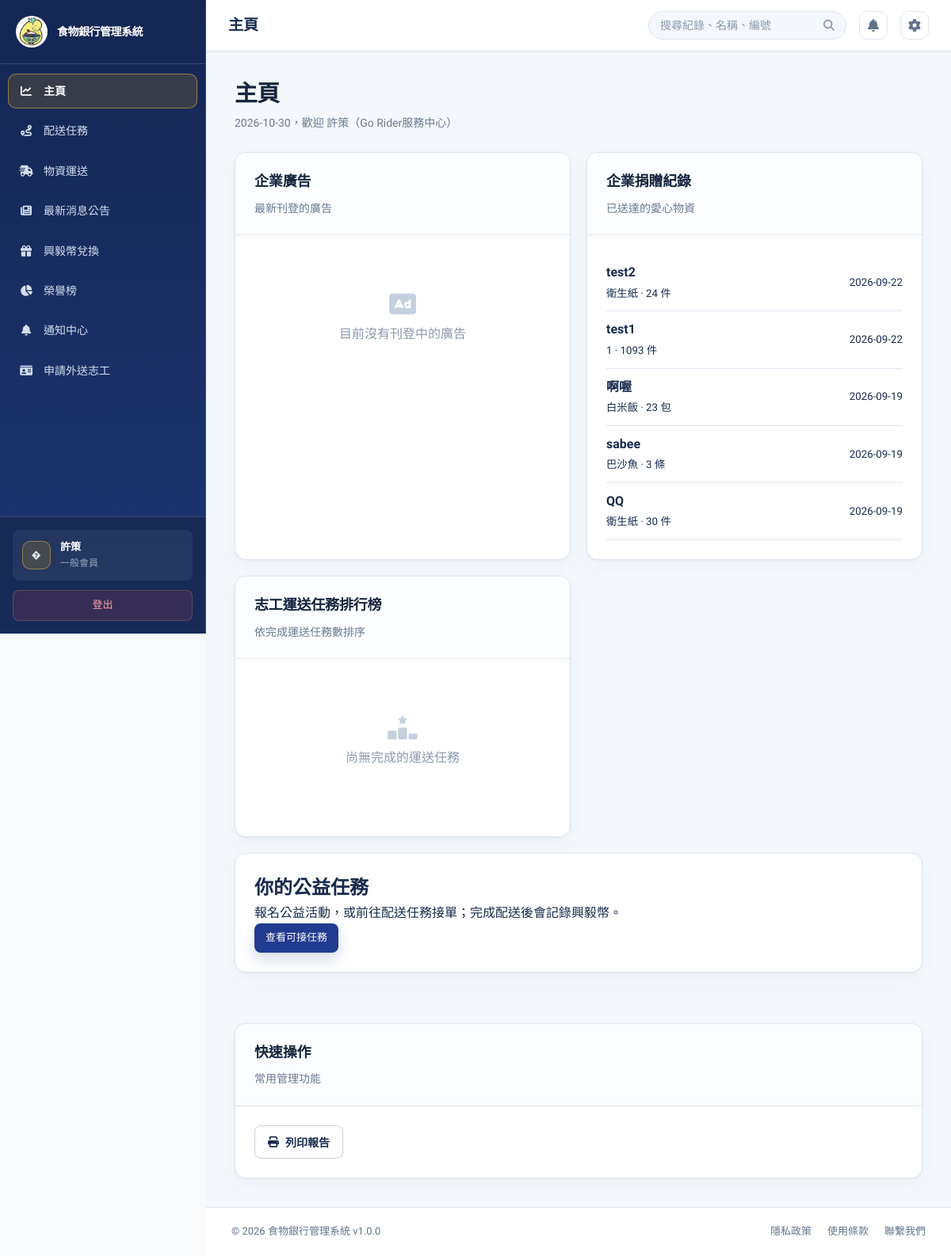
/?page=dashboard (signed in), run on the app's committed database.
### tables this page shows
CREATE TABLE `users` (
  `user_id` int(11) NOT NULL,
  `username` varchar(50) NOT NULL,
  `password` varchar(255) NOT NULL,
  `email` varchar(100) NOT NULL,
  `full_name` varchar(100) NOT NULL,
  `phone` varchar(20) DEFAULT NULL,
  `role` enum('foodbank_staff','member') NOT NULL DEFAULT 'foodbank_staff',
  `member_type` enum('general','enterprise') NOT NULL DEFAULT 'general',
  `staff_type` enum('admin','clerk') DEFAULT NULL,
  `tax_id` varchar(8) DEFAULT NULL,
  `referral_source` varchar(50) DEFAULT NULL,
  `blacklisted_at` datetime DEFAULT NULL,
  `blacklist_reason` varchar(255) DEFAULT NULL,
  `department` varchar(50) DEFAULT NULL,
  `status` enum('active','inactive','suspended') DEFAULT 'active',
  `created_at` timestamp NULL DEFAULT current_timestamp(),
  `updated_at` timestamp NULL DEFAULT current_timestamp() ON UPDATE current_timestamp(),
  `created_by` int(11) DEFAULT NULL,
  `phone_verified` tinyint(1) NOT NULL DEFAULT 0,
  `is_enterprise_verified` tinyint(1) DEFAULT 0,
  `enterprise_name` varchar(150) DEFAULT NULL,
  `enterprise_verified_at` datetime DEFAULT NULL
);

CREATE TABLE `donations` (
  `donation_id` int(11) NOT NULL,
  `order_number` varchar(30) DEFAULT NULL,
  `donor_id` int(11) DEFAULT NULL,
  `donor_name` varchar(100) NOT NULL,
  `donation_type` enum('food','supplies','money','other') NOT NULL,
  `quantity` decimal(10,2) DEFAULT NULL,
  `unit` varchar(20) DEFAULT NULL,
  `donation_date` datetime NOT NULL,
  `received_by` int(11) DEFAULT NULL,
  `status` enum('received','pending','assessed','approved','rejected','published','archived') DEFAULT 'pending',
  `evaluation_status` enum('pending','approved_volunteer','approved_self_delivery','published','rejected') DEFAULT 'pending',
  `delivery_method` enum('volunteer_assist','self_delivery') DEFAULT 'volunteer_assist',
  `approval_notes` text DEFAULT NULL,
  `approved_at` datetime DEFAULT NULL,
  `approved_by` int(11) DEFAULT NULL,
  `rejection_reason` text DEFAULT NULL,
  `rejected_at` datetime DEFAULT NULL,
  `published_at` datetime DEFAULT NULL,
  `current_status` enum('waiting_pickup','volunteer_received','in_transit','at_foodbank','inspection_complete') DEFAULT 'waiting_pickup',
  `status_updated_at` datetime DEFAULT NULL,
  `split_count` int(11) DEFAULT 1,
  `notes` text DEFAULT NULL,
  `created_at` timestamp NULL DEFAULT current_timestamp(),
  `updated_at` timestamp NULL DEFAULT current_timestamp() ON UPDATE current_timestamp(),
  `item_name` varchar(100) DEFAULT NULL,
  `weight_kg` decimal(10,2) DEFAULT NULL,
  `size_description` varchar(100) DEFAULT NULL,
  `expiry_date` date DEFAULT NULL,
  `pickup_deadline` datetime DEFAULT NULL,
  `delivery_option` enum('food_bank_pickup','volunteer_delivery') NOT NULL DEFAULT 'volunteer_delivery',
  `vehicle_type` enum('car','motorcycle','none') DEFAULT 'none',
  `photo_path` varchar(255) DEFAULT NULL,
  `evaluation_notes` text DEFAULT NULL,
  `need_inspection` tinyint(1) DEFAULT 1,
  `inspection_notes` text DEFAULT NULL,
  `donor_address` varchar(255) DEFAULT NULL,
  `reward_options` text DEFAULT NULL,
  `delivery_date` date DEFAULT NULL,
  `delivery_time` time DEFAULT NULL,
  `delivery_address` varchar(255) DEFAULT NULL,
  `estimated_distance_km` decimal(8,2) DEFAULT NULL,
  `estimated_duration_minutes` smallint(5) UNSIGNED DEFAULT NULL,
  `beneficiary_id` int(11) DEFAULT NULL,
  `dispatch_contact_name` varchar(100) DEFAULT NULL,
  `dispatch_contact_phone` varchar(30) DEFAULT NULL,
  `dispatch_vehicle_info` varchar(150) DEFAULT NULL
);

### src/views/dashboard.php (the view, shortened to what the rows shown need)
<?php
$dashboardRole = $currentUser['role'] ?? 'foodbank_staff';
$dashboardMemberType = $currentUser['member_type'] ?? null;
$isEnterpriseMember = $dashboardRole === 'member' && $dashboardMemberType === 'enterprise';
$dashboardRoleLabels = [
    'foodbank_staff' => ($currentUser['staff_type'] ?? null) === 'clerk' ? '食物銀行行政人員' : '管理介面',
    'member' => $isEnterpriseMember ? '企業公益行動中心' : 'Go Rider服務中心',
];
require_once BASE_PATH . '/src/models/AdvertisementModel.php';
require_once BASE_PATH . '/src/models/ActivityModel.php';
$homeAds = array_slice((new AdvertisementModel())->getActiveAds(3), 0, 3);
$homeDonationRecords = [];
$homeDonationResult = $connection->query(
    "SELECT n.donor_name, COALESCE(n.item_name, '物資') AS item_name, n.quantity, n.unit, n.donation_date
     FROM donations n
     WHERE n.status <> 'rejected'
       AND EXISTS (SELECT 1 FROM deliveries d WHERE d.donation_id = n.donation_id AND d.status = 'delivered')
     ORDER BY n.donation_date DESC
     LIMIT 8"
);
while ($homeDonationResult && ($homeDonationRow = $homeDonationResult->fetch_assoc())) {
    $homeDonationRecords[] = $homeDonationRow;
}
$riderLeaderboard = [];
?>
<div class="view-header">
    <div>
        <h1 class="view-title">主頁</h1>
        <p class="view-subtitle"><?php echo date('Y-m-d'); ?>，歡迎 <?php echo htmlspecialchars($currentUser['full_name'] ?? '使用者'); ?>（<?php echo htmlspecialchars($dashboardRoleLabels[$dashboardRole] ?? '管理介面'); ?>）</p>
    </div>
</div>
<div class="home-columns">
    <div class="card">
        <div class="card-header"><h2>企業廣告</h2><p>最新刊登的廣告</p></div>
        <div class="card-body">
            <?php if ($homeAds): ?>
                <?php foreach ($homeAds as $homeAd): ?>
                    <div class="mb-20">
                        <strong><?php echo htmlspecialchars($homeAd['title']); ?></strong>
                        <p><?php echo htmlspecialchars(mb_strimwidth($homeAd['content'], 0, 80, '…')); ?></p>
                        <small><?php echo htmlspecialchars($homeAd['advertiser_name'] ?? ''); ?></small>
                    </div>
                <?php endforeach; ?>
                <a href="?page=news#ads" class="btn btn-secondary btn-sm">更多廣告</a>
            <?php else: ?>
                <div class="empty-state"><i class="fas fa-rectangle-ad"></i><p>目前沒有刊登中的廣告</p></div>
            <?php endif; ?>
        </div>
    </div>
    <div class="card">
        <div class="card-header"><h2>企業捐贈紀錄</h2><p>已送達的愛心物資</p></div>
        <div class="card-body">
            <?php if ($homeDonationRecords): ?>
                <ul class="leaderboard-list">
                    <?php foreach ($homeDonationRecords as $record): ?>
                        <li>
                            <span class="leaderboard-name"><strong><?php echo htmlspecialchars($record['donor_name']); ?></strong><br><small><?php echo htmlspecialchars($record['item_name']); ?> · <?php echo htmlspecialchars(rtrim(rtrim(number_format((float) $record['quantity'], 2, '.', ''), '0'), '.')); ?> <?php echo htmlspecialchars($record['unit']); ?></small></span>
                            <small><?php echo htmlspecialchars(substr((string) $record['donation_date'], 0, 10)); ?></small>
                        </li>
                    <?php endforeach; ?>
                </ul>
            <?php else: ?>
                <div class="empty-state"><i class="fas fa-box-open"></i><p>目前沒有已送達的捐贈紀錄</p></div>
            <?php endif; ?>
        </div>
    </div>
    <div class="card">
        <div class="card-header"><h2>志工運送任務排行榜</h2><p>依完成運送任務數排序</p></div>
        <div class="card-body">
            <?php if ($riderLeaderboard): ?>
                <ol class="leaderboard-list">
                    <?php foreach ($riderLeaderboard as $index => $rider): ?>
                        <li>
                            <span class="leaderboard-rank"><?php echo $index + 1; ?></span>
                            <span class="leaderboard-name"><?php echo htmlspecialchars($rider['full_name']); ?></span>
                            <strong><?php echo (int) $rider['delivery_count']; ?> 趟</strong>
                        </li>
                    <?php endforeach; ?>
                </ol>
            <?php else: ?>
                <div class="empty-state"><i class="fas fa-ranking-star"></i><p>尚無完成的運送任務</p></div>
            <?php endif; ?>
        </div>
    </div>
</div>
<div class="card role-intro mb-20">
    <div class="card-body">
        <?php if ($dashboardRole === 'member' && !$isEnterpriseMember): ?>
            <?php if ($authService->can('rider.accept_task')): ?>
                <h2>你的公益任務</h2><p>報名公益活動，或前往配送任務接單；完成配送後會記錄興毅幣。</p>
                <a href="?page=deliveries" class="btn btn-primary btn-sm">查看可接任務</a>
            <?php else: ?>
                <h2>你的公益任務</h2><p>瀏覽並參加公益活動；想協助運送物資，可以申請成為外送志工。</p>
                <a href="?page=news" class="btn btn-primary btn-sm">查看最新消息</a>
                <a href="?page=rider_application" class="btn btn-secondary btn-sm">申請外送志工</a>
            <?php endif; ?>
        <?php elseif ($dashboardRole === 'foodbank_staff' && ($currentUser['staff_type'] ?? null) === 'clerk'): ?>
            <h2>配送與清點</h2><p>確認志工已抵達並清點、檢查現場物資，再於系統確認查收。</p>
            <a href="?page=deliveries" class="btn btn-primary btn-sm">配送任務</a>
            <a href="?page=inventory" class="btn btn-secondary btn-sm">物資盤點</a>
        <?php elseif ($dashboardRole === 'foodbank_staff'): ?>
            <h2>管理介面</h2><p>處理物資審查、配送與公益活動，確保物資完成媒合。</p>
            <a href="?page=rewards" class="btn btn-secondary btn-sm">管理興毅幣兌換</a>
        <?php elseif ($isEnterpriseMember): ?>
            <h2>企業惜食行動</h2><p>報名公益活動，也可將企業剩餘食物或物資捐贈給食物銀行。</p>
            <a href="?page=donation_materials" class="btn btn-primary btn-sm">上架剩食物資</a>
        <?php else: ?>
            <h2>忠信食物銀行管理</h2><p>管理平台模組、帳號權限、稽核紀錄與整體公益服務成效。</p>
            <a href="?page=settings" class="btn btn-primary btn-sm">前往系統設置</a>
        <?php endif; ?>
    </div>
</div>
<div class="card mt-32">
    <div class="card-header">
        <h2>快速操作</h2>
        <p>常用管理功能</p>
    </div>
    <div class="card-body">
        <div class="grid-4">
            <button class="btn btn-secondary" onclick="printTable()"><i class="fas fa-print"></i> 列印報告</button>
        </div>
    </div>
</div>

### public/index.php (shortened to what the rows shown need)
<?php
require_once BASE_PATH . '/config/database.php';
$connection = $db->getConnection();
$demoPasswordHashes = [
    'manager' => '866485796cfa8d7c0cf7111640205b83076433547577511d81f8030ae99ecea5',
    'staff' => '10176e7b7b24d317acfcf8d2064cfd2f24e154f7b5a96603077d5ef813d6a6b6',
];
foreach ($demoPasswordHashes as $demoUsername => $demoPasswordHash) {
    $demoUsernameEscaped = $connection->real_escape_string($demoUsername);
    $connection->query(
        "UPDATE users SET password = '{$demoPasswordHash}' WHERE username = '{$demoUsernameEscaped}' AND CHAR_LENGTH(password) <> 60 AND CHAR_LENGTH(password) <> 64"
    );
}
$connection->query(
    "UPDATE users SET full_name = CASE username
        WHEN 'official' THEN '食物銀行官方人員'
        WHEN 'manager' THEN '忠信食物銀行'
        WHEN 'staff' THEN '食物銀行官方人員'
        WHEN 'volunteer' THEN '忠信GO RIDER'
        WHEN 'donor' THEN '捐贈剩食店家'
        ELSE full_name
    END
    WHERE username IN ('official', 'manager', 'staff', 'volunteer', 'donor')
      AND (full_name LIKE '%?%' OR full_name = '')"
);
if (!empty($_SESSION['user']['username'])) {
    $sessionUsername = $connection->real_escape_string($_SESSION['user']['username']);
    $sessionUserResult = $connection->query("SELECT user_id, username, full_name, role, member_type, staff_type, enterprise_name, status, email, phone, phone_verified FROM users WHERE username = '{$sessionUsername}' LIMIT 1");
}
$currentUser = $_SESSION['user'];
require_once BASE_PATH . '/src/services/AuthService.php';
$authService = AuthService::forCurrentUser($currentUser);
require_once BASE_PATH . '/src/models/NotificationModel.php';
$notificationModel = new NotificationModel();
$latestNotificationId = $notificationModel->getLatestIdForUser((int) $currentUser['user_id']);
$role = $currentUser['role'];
$memberType = $currentUser['member_type'] ?? null;
$roleLabels = [
    'foodbank_staff' => ($currentUser['staff_type'] ?? null) === 'clerk' ? '食物銀行行政人員' : '忠信食物銀行',
    'member' => $memberType === 'enterprise' ? '企業會員' : ($memberType === 'general' ? '一般會員' : '會員'),
];
$page = isset($_GET['page']) ? trim($_GET['page']) : 'dashboard';
$page = basename($page);
$menu_items = [
    'dashboard' => ['label' => '主頁', 'icon' => 'fa-solid fa-chart-line'],
    'order_tracking' => ['label' => '訂單追蹤', 'icon' => 'fa-solid fa-list-check'],
    'deliveries' => ['label' => '配送任務', 'icon' => 'fa-solid fa-route'],
    'material_transport' => ['label' => '物資運送', 'icon' => 'fa-solid fa-truck-fast'],
    'news' => ['label' => '最新消息公告', 'icon' => 'fa-solid fa-newspaper'],
    'inventory' => ['label' => '物資盤點', 'icon' => 'fa-solid fa-boxes-stacked'],
    'item_categories' => ['label' => '物資分類', 'icon' => 'fa-solid fa-layer-group'],
    'rewards' => ['label' => '興毅幣兌換', 'icon' => 'fa-solid fa-gift'],
    'carbon_report' => ['label' => '永續報告', 'icon' => 'fa-solid fa-leaf'],
    'reports' => ['label' => '數據分析', 'icon' => 'fa-solid fa-chart-pie'],
    'notifications' => ['label' => '通知中心', 'icon' => 'fa-solid fa-bell'],
    'donation_materials' => ['label' => '物資捐贈', 'icon' => 'fa-solid fa-box-open'],
    'donation_materials_review' => ['label' => '物資捐贈審查', 'icon' => 'fa-solid fa-clipboard-check'],
    'settings' => ['label' => '設置', 'icon' => 'fa-solid fa-gear'],
    'users' => ['label' => '帳號審核', 'icon' => 'fa-solid fa-user-check'],
    'volunteer_management' => ['label' => '一般會員管理', 'icon' => 'fa-solid fa-people-group'],
    'rider_application' => ['label' => '申請外送志工', 'icon' => 'fa-solid fa-id-card'],
    'rider_review' => ['label' => '外送志工審核', 'icon' => 'fa-solid fa-user-shield'],
];
$routablePages = array_merge(array_keys($menu_items), ['certificate', 'activity_certificate']);
$allowedPages = array_values(array_filter($routablePages, function ($slug) use ($authService) {
    return $authService->can('page.' . $slug);
}));
?>
<!DOCTYPE html>
<html lang="zh-TW">
<head>
    <link href="https://cdnjs.cloudflare.com/ajax/libs/font-awesome/6.4.0/css/all.min.css" rel="stylesheet">
    <link rel="stylesheet" href="assets/css/style.css?v=<?php echo filemtime(__DIR__ . '/assets/css/style.css'); ?>">
</head>
<body data-notification-poll-url="?action=notifications_poll" data-notification-last-id="<?php echo (int) $latestNotificationId; ?>">
    <div class="app-wrapper">
        <aside class="sidebar">
            <nav class="sidebar-nav">
                <?php foreach ($menu_items as $key => $item):
                    if (!in_array($key, $allowedPages, true)) {
                        continue;
                    }
                    $is_active = ($page === $key) ? 'active' : '';
                    $icon = $item['icon'];
                    $label = ($key === 'reports' && $role === 'member') ? '榮譽榜' : $item['label'];
                    ?>
                    <a href="?page=<?php echo $key; ?>" class="nav-item <?php echo $is_active; ?>" title="<?php echo $label; ?>">
                        <span class="nav-icon"><i class="<?php echo $icon; ?>"></i></span>
                        <span class="nav-label"><?php echo $label; ?></span>
                    </a>
                <?php endforeach; ?>
            </nav>
            <div class="sidebar-footer">
                <div class="user-profile">
                    <div class="avatar"><?php echo htmlspecialchars(strtoupper(substr($currentUser['full_name'], 0, 2))); ?></div>
                    <div class="user-info">
                        <div class="user-name"><?php echo htmlspecialchars($currentUser['full_name']); ?></div>
                        <div class="user-role"><?php echo htmlspecialchars($roleLabels[$role] ?? $role); ?></div>
                    </div>
                </div>
            </div>
        </aside>
        <div class="main-container">
            <main class="page-content">
                <div class="content-shell">
                    <?php
                    $view_file = BASE_PATH . '/src/views/' . $page . '.php';
                    if (file_exists($view_file)) {
                        include $view_file;
                    }
                    ?>
                </div>
            </main>
        </div>
    </div>
</body>
</html>

### data on the page
users: role "榮譽榜", full_name "�", full_name "許策", staff_type+member_type+role "一般會員", role "Go Rider服務中心"
donations: donor_name "test2", item_name "衛生紙", quantity "24", unit "件", donation_date "2026-09-22"
donations: donor_name "test1", item_name "1", quantity "1093", unit "件", donation_date "2026-09-22"
donations: donor_name "啊喔", item_name "白米飯", quantity "23", unit "包", donation_date "2026-09-19"
donations: donor_name "sabee", item_name "巴沙魚", quantity "3", unit "條", donation_date "2026-09-19"
donations: donor_name "QQ", item_name "衛生紙", quantity "30", unit "件", donation_date "2026-09-19"

### other printed values
APP_NAME "食物銀行管理系統"
$label "主頁"
$label "配送任務"
$label "物資運送"
$label "最新消息公告"
$label "興毅幣兌換"
$label "通知中心"
$label "申請外送志工"
$menu_items[$page]['label'] "主頁"
APP_VERSION "1.0.0"
